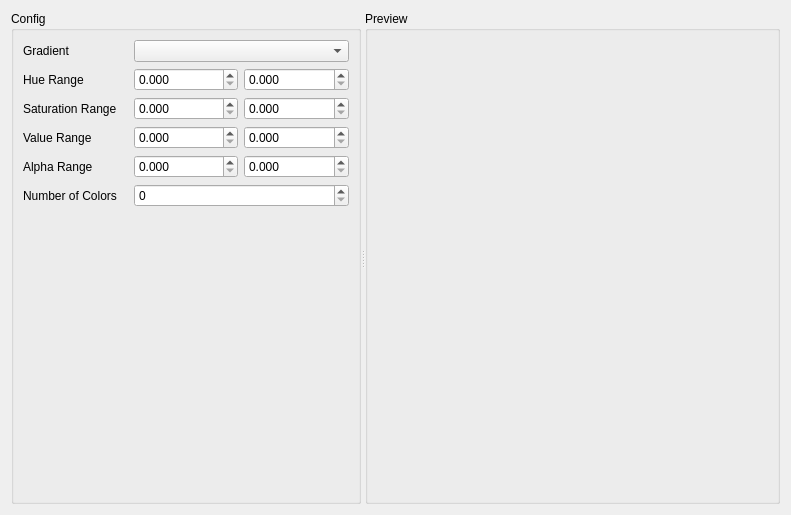
<?xml version="1.0" encoding="UTF-8"?>
<ui version="4.0">
 <class>ColorMapWindow</class>
 <widget class="QWidget" name="ColorMapWindow">
  <property name="geometry">
   <rect>
    <x>0</x>
    <y>0</y>
    <width>791</width>
    <height>515</height>
   </rect>
  </property>
  <property name="windowTitle">
   <string>Form</string>
  </property>
  <layout class="QGridLayout" name="gridLayout">
   <item row="0" column="0">
    <widget class="QSplitter" name="splitter">
     <property name="orientation">
      <enum>Qt::Horizontal</enum>
     </property>
     <widget class="QGroupBox" name="groupBox">
      <property name="maximumSize">
       <size>
        <width>350</width>
        <height>16777215</height>
       </size>
      </property>
      <property name="title">
       <string>Config</string>
      </property>
      <layout class="QGridLayout" name="gridLayout_4">
       <item row="0" column="0">
        <layout class="QGridLayout" name="gridLayout_3">
         <item row="1" column="0">
          <widget class="QLabel" name="label">
           <property name="text">
            <string>Hue Range</string>
           </property>
          </widget>
         </item>
         <item row="4" column="0">
          <widget class="QLabel" name="label_2">
           <property name="text">
            <string>Alpha Range</string>
           </property>
          </widget>
         </item>
         <item row="4" column="2">
          <widget class="QDoubleSpinBox" name="alphaMaxSpinBox">
           <property name="decimals">
            <number>3</number>
           </property>
           <property name="maximum">
            <double>1.000000000000000</double>
           </property>
           <property name="singleStep">
            <double>0.010000000000000</double>
           </property>
          </widget>
         </item>
         <item row="5" column="0">
          <widget class="QLabel" name="label_3">
           <property name="text">
            <string>Number of Colors</string>
           </property>
          </widget>
         </item>
         <item row="1" column="1">
          <widget class="QDoubleSpinBox" name="hueMinSpinBox">
           <property name="decimals">
            <number>3</number>
           </property>
           <property name="maximum">
            <double>1.000000000000000</double>
           </property>
           <property name="singleStep">
            <double>0.010000000000000</double>
           </property>
          </widget>
         </item>
         <item row="1" column="2">
          <widget class="QDoubleSpinBox" name="hueMaxSpinBox">
           <property name="decimals">
            <number>3</number>
           </property>
           <property name="maximum">
            <double>1.000000000000000</double>
           </property>
           <property name="singleStep">
            <double>0.010000000000000</double>
           </property>
          </widget>
         </item>
         <item row="3" column="1">
          <widget class="QDoubleSpinBox" name="valueMinSpinBox">
           <property name="decimals">
            <number>3</number>
           </property>
           <property name="maximum">
            <double>1.000000000000000</double>
           </property>
           <property name="singleStep">
            <double>0.010000000000000</double>
           </property>
          </widget>
         </item>
         <item row="3" column="2">
          <widget class="QDoubleSpinBox" name="valueMaxSpinBox">
           <property name="decimals">
            <number>3</number>
           </property>
           <property name="maximum">
            <double>1.000000000000000</double>
           </property>
           <property name="singleStep">
            <double>0.010000000000000</double>
           </property>
          </widget>
         </item>
         <item row="4" column="1">
          <widget class="QDoubleSpinBox" name="alphaMinSpinBox">
           <property name="decimals">
            <number>3</number>
           </property>
           <property name="maximum">
            <double>1.000000000000000</double>
           </property>
           <property name="singleStep">
            <double>0.010000000000000</double>
           </property>
          </widget>
         </item>
         <item row="3" column="0">
          <widget class="QLabel" name="label_4">
           <property name="text">
            <string>Value Range</string>
           </property>
          </widget>
         </item>
         <item row="2" column="0">
          <widget class="QLabel" name="label_5">
           <property name="text">
            <string>Saturation Range</string>
           </property>
          </widget>
         </item>
         <item row="5" column="1" colspan="2">
          <widget class="QSpinBox" name="numOfColorsSpinBox">
           <property name="maximum">
            <number>120</number>
           </property>
          </widget>
         </item>
         <item row="6" column="1">
          <spacer name="verticalSpacer">
           <property name="orientation">
            <enum>Qt::Vertical</enum>
           </property>
           <property name="sizeHint" stdset="0">
            <size>
             <width>20</width>
             <height>40</height>
            </size>
           </property>
          </spacer>
         </item>
         <item row="2" column="1">
          <widget class="QDoubleSpinBox" name="saturationMinSpinBox">
           <property name="decimals">
            <number>3</number>
           </property>
           <property name="maximum">
            <double>1.000000000000000</double>
           </property>
           <property name="singleStep">
            <double>0.010000000000000</double>
           </property>
          </widget>
         </item>
         <item row="2" column="2">
          <widget class="QDoubleSpinBox" name="saturationMaxSpinBox">
           <property name="decimals">
            <number>3</number>
           </property>
           <property name="maximum">
            <double>1.000000000000000</double>
           </property>
           <property name="singleStep">
            <double>0.010000000000000</double>
           </property>
          </widget>
         </item>
         <item row="0" column="0">
          <widget class="QLabel" name="label_6">
           <property name="text">
            <string>Gradient</string>
           </property>
          </widget>
         </item>
         <item row="0" column="1" colspan="2">
          <widget class="Widgets::GradientComboBox" name="gradientCombo"/>
         </item>
        </layout>
       </item>
      </layout>
     </widget>
     <widget class="QGroupBox" name="groupBox_2">
      <property name="title">
       <string>Preview</string>
      </property>
      <layout class="QGridLayout" name="gridLayout_2">
       <item row="0" column="0">
        <layout class="QVBoxLayout" name="previewLayout"/>
       </item>
      </layout>
     </widget>
    </widget>
   </item>
  </layout>
 </widget>
 <customwidgets>
  <customwidget>
   <class>Widgets::GradientComboBox</class>
   <extends>QComboBox</extends>
   <header location="global">widgets/gradientcombobox.h</header>
  </customwidget>
 </customwidgets>
 <resources/>
 <connections/>
</ui>
